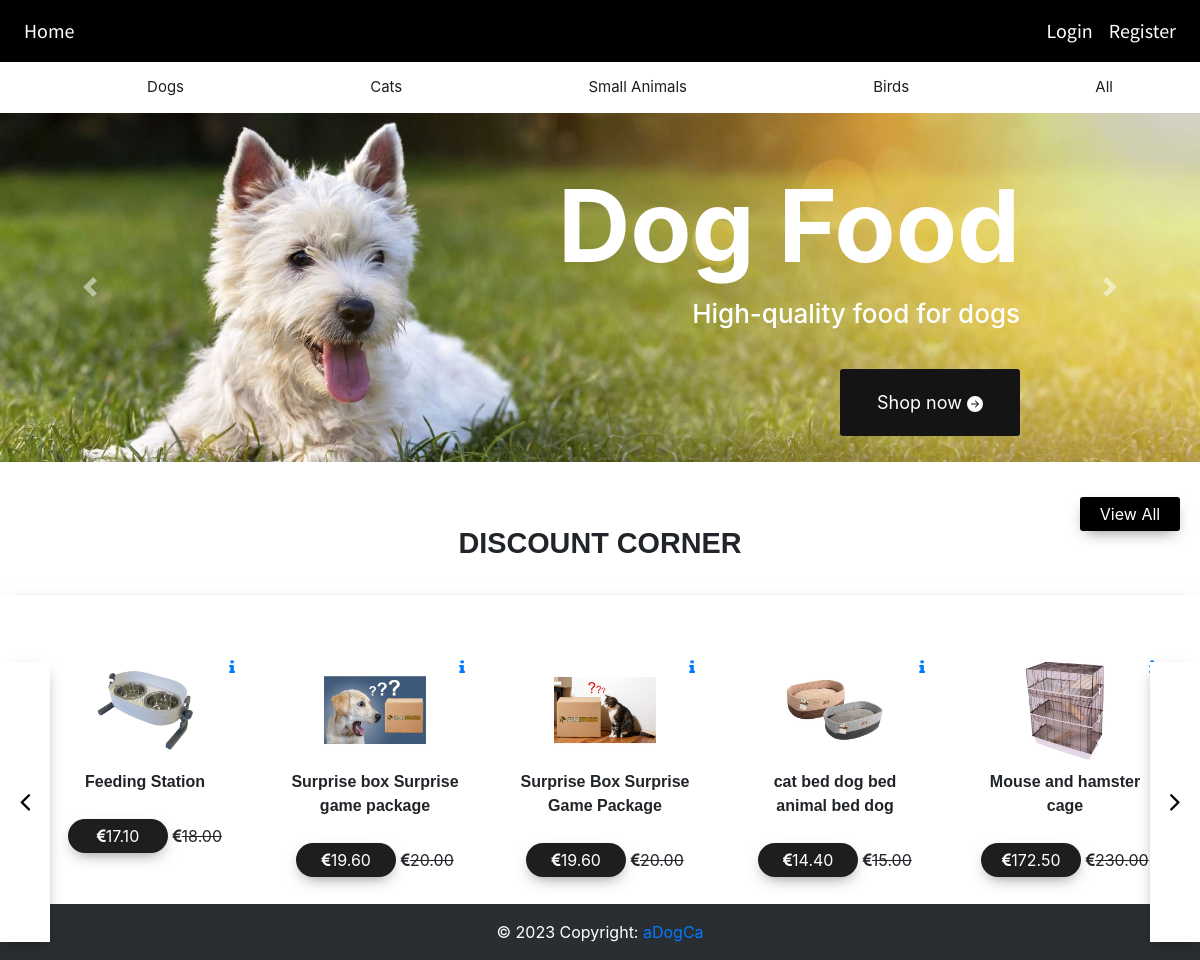
Before: / with the older database file.
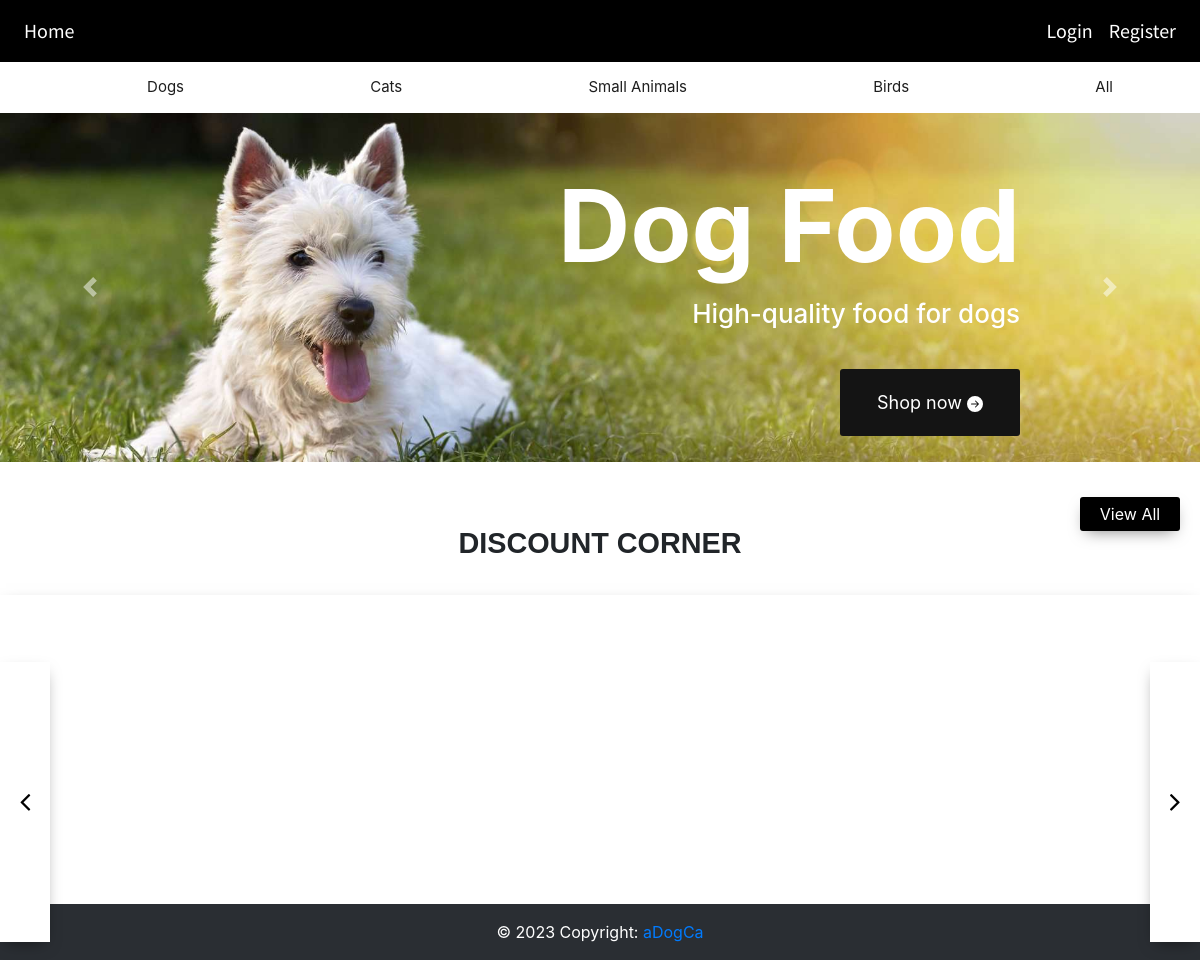
After: the same page with the newer database file.
### website/models.py (models this page shows)
class Products(db.Model):
    __searchable__ = ['name', 'description']
    id = db.Column(db.Integer, primary_key=True)
    category = db.Column(db.String(50), nullable=False)
    name = db.Column(db.String(100), nullable=False)
    description = db.Column(db.String(100), nullable=False)
    price = db.Column(db.Numeric(precision=10, scale=2))
    stock = db.Column(db.Integer)
    image1 = db.Column(db.String(120), default='image.jpg')
    image2 = db.Column(db.String(120), default='image.jpg')
    image3 = db.Column(db.String(120), default='image.jpg')
    discount = db.Column(db.Integer)
    date = db.Column(db.DateTime(timezone=True), default=func.now())
    user_id = db.Column(db.Integer, db.ForeignKey('user.id'))
    offers = db.Column(db.String(120), default="0", nullable=False)
    offer_img = db.Column(db.String(120), default='image.jpg')

### website/views.py (the view)
@views.route('/')
def home():
    products = Products.query.all()
    return render_template("landingPage.html", user=current_user, products=products)

### website/templates/landingPage.html (shortened to what this page needs)
{% extends "base.html" %} {% block title %}HomePage{% endblock %} {% block
content %}
<div id="carouselExample" class="carousel slide" data-bs-ride="carousel">
    <div class="carousel-inner">
        <div class="carousel-item active">
            <img src="/static/img/dog.jpg" class="d-block w-100" alt="Dog Food">
            <div class="carousel-caption">
                <h5 id="seventy_p1">Dog Food</h5>
                <p class="summer_s">High-quality food for dogs</p>
                <a id="shop_now" href="/buyer" type="submit" name="shop now">Shop now
                    <svg xmlns="http://www.w3.org/2000/svg" width="16" height="16" fill="currentColor"
                         class="bi bi-arrow-right-circle-fill" viewBox="0 0 16 16">
                        <path d="M8 0a8 8 0 1 1 0 16A8 8 0 0 1 8 0zM4.5 7.5a.5.5 0 0 0 0 1h5.793l-2.147 2.146a.5.5 0 0 0 .708.708l3-3a.5.5 0 0 0 0-.708l-3-3a.5.5 0 1 0-.708.708L10.293 7.5H4.5z"/>
                    </svg>
                </a>
            </div>
        </div>
    </div>
    <button class="carousel-control-prev" type="button" data-bs-target="#carouselExample" data-bs-slide="prev">
        <span class="carousel-control-prev-icon" aria-hidden="true"></span>
    </button>
    <button class="carousel-control-next" type="button" data-bs-target="#carouselExample" data-bs-slide="next">
        <span class="carousel-control-next-icon" aria-hidden="true"></span>
    </button>
</div>
<div class="section4-header">
    <span class="title centered-text">DISCOUNT CORNER</span>
    <a href="/buyer" class="btn1 viewmore">View All</a>
    <button class="next" onclick='scrollright4()'><i class="fa fa-angle-right"></i></button>
    <button class="previous" onclick='scrollleft4()'><i class="fa fa-angle-left"></i></button>
</div>
<section class="section4" id="section4">
    {% for product in products %}
    {% if product.discount|default(0)|int > 0 %}
    <div class="discount-card">
        <img class="product-image" src="/static/img/{{ product.image1 }}" alt="Product">
        <a href="/product/{{ product.id }}"><i class="fa fa-info"></i></a>
        <span class="title">{{ product.name }}</span>
        <span class="btn1"><i class="fa fa-euro"></i>{{ product.price - product.price * product.discount / 100 }}</span>
        <strike><i class="fa fa-euro"></i>{{ product.price }}</strike>
    </div>
    {% endif %}
    {% endfor %}
</section>
<p>asdas</p>
{% endblock %}

### website/templates/base.html (shortened to what this page needs)
<!DOCTYPE html>
<html lang="en">
<head>
    <link
            rel="stylesheet"
            href="https://stackpath.bootstrapcdn.com/bootstrap/4.4.1/css/bootstrap.min.css"
    />
    <link
            rel="stylesheet"
            href="https://stackpath.bootstrapcdn.com/font-awesome/4.7.0/css/font-awesome.min.css"
    />
    <link rel="stylesheet" href="/static/style.css">
    <link rel="stylesheet" href="https://cdnjs.cloudflare.com/ajax/libs/bootstrap/5.0.2/css/bootstrap.min.css">
    <link rel="stylesheet"
          href=
"https://cdnjs.cloudflare.com/ajax/libs/twitter-bootstrap/4.3.1/css/bootstrap.min.css" />
    <link rel="stylesheet"
          href=
"https://cdnjs.cloudflare.com/ajax/libs/bootstrap-datepicker/1.9.0/css/bootstrap-datepicker.css" />
    <link rel="stylesheet"
          href=
"https://stackpath.bootstrapcdn.com/font-awesome/4.7.0/css/font-awesome.min.css" />
</head>
<body>
<nav class="navbar navbar-expand-lg navbar-dark ">
    <div class="collapse navbar-collapse" id="navbar">
        <div class="navbar-nav ">
            {% if user.userType == 'buyer' %}
            <a class="nav-item nav-link " id="home" href="/">Home</a>
            {% elif user.userType == 'seller' %}
            <a class="nav-item nav-link " id="home1" href="/seller">Home</a>
            {% else %}
            <a class="nav-item nav-link " id="home2" href="/">Home</a>
            {% endif %}
        </div>
        <div class="navbar-nav ml-auto">
            {% if user.is_authenticated %}
            {% if user.userType == 'buyer' %}
            <a class="nav-item nav-link" id="seller_List" href="/sellers">Chat</a>
            {% endif %}
            {% if user.userType == 'seller' %}
            <a class="nav-item nav-link" id="buyers_List" href="/buyers">Chat</a>
            {% endif %}
            {% if user.userType == 'buyer' %}
            <a class="nav-item nav-link" id="cart" href="/cart">Cart ({{ session['shopping_cart']|length }})</a>
            {% endif %}
            <a class="nav-item nav-link " id="signout" href="/logout">Signout</a>
            {% else %}
            <a class="nav-item nav-link" id="login" href="/login">Login</a>
            <a class="nav-item nav-link" id="register" href="/register">Register</a>
            {% endif %}
        </div>
    </div>
</nav>
{% block topnav %}
<div class="topnav" id="myTopnav">
    <div class="dropdown">
        <a class="dropbtn" href="/dogs">Dogs
        </a>
    </div>
    <div class="dropdown">
        <a class="dropbtn" href="/cats">Cats
        </a>
    </div>
    <div class="dropdown">
        <a class="dropbtn" href="/smallAnimals">Small Animals
        </a>
    </div>
    <div class="dropdown">
        <a class="dropbtn" href="/birds">Birds
        </a>
    </div>
    <div class="dropdown">
        <a class="dropbtn" href="/buyer">All
        </a>
    </div>
</div>
{% endblock %}
<div>{% block content %} {% endblock %}</div>
<div class="content-wrapper">
    <footer style="color:white;" class="bg-dark text-center text-lg-start">
        <div class="text-center p-3" style="background-color: rgba(0, 0, 0, 0.2);">
            © 2023 Copyright:
            <a href="">aDogCa</a>
        </div>
    </footer>
</div>
</body>
</html>

### website/static/style.css (style rules this page uses)
.nav-item { font-size: 20px; font-family:Source Sans Pro, sans-serif; color: var(--white) !important; }
body { font-family: 'Montserrat', sans-serif; }
.navbar { background-color: black; }
.summer_s { font-size: 26px; font-weight: 500; }
#seventy_p1 { font-size: 100px; font-weight: bolder; margin-top: -0.3em; margin-left: 0; }
.carousel-caption { display: flex; flex-direction: column; align-items: flex-end; height: 76%; }
.centered-text { text-align: center; }
#shop_now { border: none; width: 10em; padding: 20px; font-size: 18px; color: white; background-color: rgb(20, 20, 20); border-radius: 3px; margin-top: 20px; }
html { scroll-behavior: smooth; margin: 0; padding: 0; height: 100%; }
body { overflow-x:hidden; font-family: 'Titillium Web', sans-serif; margin: 0; padding: 0; height: 100%; }
:root { scrollbar-color: rgb(210,210,210) rgb(46,54,69) !important; scrollbar-width: thin !important; }
#carouselExample { width: 100%; height: 100%; position: relative; }
.carousel-item { height: 100%; }
.carousel-item img { object-fit: cover; height: 100%; width: 100%; }
.title { font-size:2em; display:block; font-family: 'Yusei Magic', sans-serif; display: block; font-weight: bold; margin: 10px 0; }
.btn1 { background:#1e1e1e; box-shadow:0px 6px 16px -6px rgba(1,1,1,0.5); color:#fff; padding:5px 10px; transition:0.5s; border:0; outline:none; display:block; width:100px; text-align:center; border-radius:20px; margin:15px 0px; }
a { text-decoration:none; }
.topnav { overflow-x: hidden; overflow-y:auto; background-color: #fff; padding:0px 2%; display: flex; justify-content: space-between; width: 100%; }
.topnav a { float: left; display: block; color: #1e1e1e; text-align: center; padding: 14px 16px; text-decoration: none; font-size: 15px; margin:0px 20px; }
.dropdown { float: left; overflow: hidden; flex-grow: 1; text-align: center; }
.dropdown .dropbtn { font-size: 15px; border: none; outline: none; color: #1e1e1e; padding: 14px 16px; background-color: inherit; font-family: inherit; margin: 0px 30px; width: 100%; }
.section4 { width:100%; min-height:40vh; overflow-y:hidden; padding:50px 30px; box-shadow:0px 6px 16px -6px rgba(1,1,1,0.5); overflow-x:hidden; position:relative; display:flex; align-items:left; justify-content: left; scrollbar-width:none; scroll-behavior: smooth; }
.section3-header,.section4-header { padding:20px; position:relative; }
.section3-header .title,.section4-header .title { font-size:1.8em; margin-top:5vh; }
.section3-header .viewmore,.section4-header .viewmore { position:absolute; right:20px; top:20px; background:black; border-radius:3px; }
.section3-header,.section4-header { font-size:1em; }
.section3-header button,.section4-header button { background:#fff; box-shadow:0px 6px 16px -6px rgba(1,1,1,0.5); height:35vh; width:50px; font-size:30px; z-index:111; text-align:center; border:0; outline:none; transition:0.5s; }
.section3-header .next,.section4-header .next { position:absolute; right:0px; top:25vh; z-index:1; }
.section3-header .previous,.section4-header .previous { position:absolute; left:0px; top:25vh; z-index:1; }
.section4 { height:30vh; }
.content-wrapper { min-height: calc(100vh - (navbar-height + footer-height)); padding-bottom: 5px; }
footer { position: fixed; bottom: 0; left: 0; width: 100%; }

Changed rows visible on the page:
removed Products: image1 (picture), name "Feeding Station", product.price-product.price*product.discount/100 "17.10", price "18.00"
removed Products: image1 (picture), name "Surprise box Surprise game package", product.price-product.price*product.discount/100 "19.60", price "20.00"
removed Products: image1 (picture), name "Surprise Box Surprise Game Package", product.price-product.price*product.discount/100 "19.60", price "20.00"
removed Products: image1 (picture), name "cat bed dog bed animal bed dog", product.price-product.price*product.discount/100 "14.40", price "15.00"
removed Products: image1 (picture), name "Mouse and hamster cage", product.price-product.price*product.discount/100 "172.50", price "230.00"
